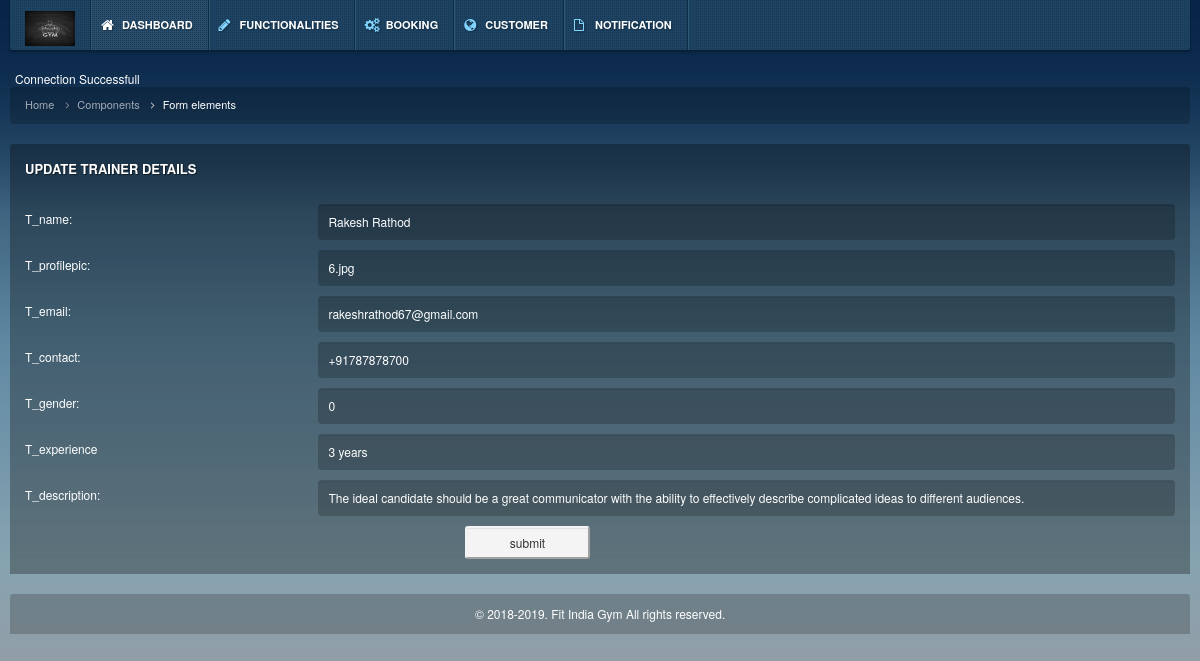
The page /admin/trainer_update.php?id=1&trainer=Rakesh Rathod on the database its author committed.
### tables this page shows
CREATE TABLE `trainer` (
  `T_id` int(11) NOT NULL,
  `T_name` varchar(30) NOT NULL,
  `T_profilepic` varchar(200) NOT NULL,
  `T_email` varchar(30) NOT NULL,
  `T_contact` varchar(13) NOT NULL,
  `T_gender` tinyint(1) NOT NULL,
  `T_specialization` varchar(100) NOT NULL,
  `T_experience` varchar(250) NOT NULL,
  `T_description` varchar(250) NOT NULL
);

### admin/trainer_update.php (the view, shortened to what this page needs)
<?php
include("header.php");
?>
<?php
require_once('../config/connection.php');
if(isset($_GET['id']) && isset($_GET['trainer']))
{
	$id = $_GET['id'];
	$sql="Select * from trainer where T_id='".$id."' ";
	$result=mysqli_query($conn,$sql);
	$row=mysqli_fetch_array($result);
}
?>
<!DOCTYPE html>
<html lang="en">
<head>
    <link href="css/stylesheets.css" rel="stylesheet" type="text/css">
</head>
<body class="bg-img-num1">
        <div class="row">
            <div class="col-md-12">
                <ol class="breadcrumb">
                    <li><a href="#">Home</a></li>
                    <li><a href="#">Components</a></li>
                    <li class="active">Form elements</li>
                </ol>
            </div>
        </div>
        <div class="row">
            <div class="col-md-12">
                <div class="block" >
                    <div class="header">
                        <h2>Update Trainer Details</h2>
                    </div>
					<form method="post">
                    <div class="content controls" >
                        <div class="form-row">
                            <div class="col-md-3">T_name:</div>
                            <div class="col-md-9"><input type="text" class="form-control" name="txttname" value="<?php echo $row['T_name']?>"/></div>
                        </div>
						<div class="form-row">
                            <div class="col-md-3">T_profilepic:</div>
                            <div class="col-md-9"><input type="text" class="form-control" name="txtprofilepic" value="<?php echo $row['T_profilepic']?>"/></div>
                        </div>
						<div class="form-row">
                            <div class="col-md-3">T_email:</div>
                            <div class="col-md-9"><input type="text" class="form-control" name="textemail" value="<?php echo $row['T_email']?>"/></div>
                        </div>
						<div class="form-row">
                            <div class="col-md-3">T_contact:</div>
                            <div class="col-md-9"><input type="text" class="form-control" name="txtcontact" value="<?php echo $row['T_contact']?>"/></div>
                        </div>
						<div class="form-row">
                            <div class="col-md-3">T_gender:</div>
                            <div class="col-md-9">
							<input type="text" class="form-control" name="txtgender" value="<?php echo $row['T_gender']?>"/></div>
                        </div>
						<div class="form-row">
                            <div class="col-md-3">T_experience</div>
                            <div class="col-md-9"><input type="text" class="form-control" name="txtexperience" value="<?php echo $row['T_experience']?>"/></div>
                        </div>
						<div class="form-row">
                            <div class="col-md-3">T_description:</div>
                            <div class="col-md-9"><input type="text" class="form-control" name="txtdescription" value="<?php echo $row['T_description']?>"></div>
                        </div>
                        <div class="form-row" >
                        <div class="col-md-6" style=" padding-left:450px" >
						<input type="submit" class="form-control,btn btn-default" method="post" value="submit" /></div>
                        </div>
                    </div>
                </div>
        </div>
    </div>
</body>
</html>
<?php
include("footer.php");
?>

### admin/css/stylesheet.css (style rules this page uses)
html { height: 100%; min-height: 100%; }
body { background: url('../img/background/bg_num1.jpg') left top repeat-x #082648; font-family: 'Helvetica Neue', 'Helvetica', Arial, sans-serif; color: #FFF; height: 100%; min-height: 100%; font-size: 12px; }
form { margin: 0px; }
a { color: #FFF; outline: 0 !important; }
[class^='col-xs-'], [class^='col-sm-'], [class^='col-md-'], [class^='col-lg-'] { position: relative;min-height: 1px;padding-left: 10px;padding-right: 10px; }
.block .user .info .informer, .block .head h2, .block .header h2, .block .head-panel .hp-info { text-shadow: 1px 1px 1px rgba(0,0,0,0.5); }
.block > div:first-child { -moz-border-top-left-radius: 3px; -webkit-border-top-left-radius: 3px; border-top-left-radius: 3px; -moz-border-top-right-radius: 3px; -webkit-border-top-right-radius: 3px; border-top-right-radius: 3px; }
.block { margin-bottom: 20px; float: left; width: 100%; position: relative; }
.block .header, .block .content, .block .footer, .block .toolbar, .block .header.header-default, .block .content.content-default, .block .toolbar.toolbar-default, .block .footer.footer-defaut { background: rgba(0,0,0,0.3); float: left; width: 100%; }
.block .header, .block .footer, .block .toolbar { padding: 10px; }
.block .header { padding: 10px 15px; }
.block .header h2, .block .head h2 { font-size: 13px; color: #FFF; padding: 0px; margin: 0px; display: block; float: left; text-transform: uppercase; font-weight: bold; }
.block .content { padding: 10px; }
.block .content.controls { padding: 0px 5px 15px 5px; }
.block .footer, .block .header, .block .toolbar, .block .head,.block .header h2, .block .head h2 { line-height: 30px; }
input, select, textarea { display: block;width: 100%; padding: 6px 12px;font-size: 12px;line-height: 1.428571429;vertical-align: middle; border-radius: 3px; -webkit-box-shadow: inset 0 1px 1px rgba(0, 0, 0, 0.075); box-shadow: inset 0 1px 1px rgba(0, 0, 0, 0.075); -webkit-transition: border-color ease-in-out .15s, box-shadow ease-in-out .15s; transition: border-color ease-in-out .15s, box-shadow ease-in-out .15s; }
.form-control { padding: 10px 10px; font-size: 12px; height: 36px; }
.form-control, input, select, select[multiple], textarea { background: rgba(0,0,0,0.2); border-color: transparent; color: #FFF; }
.form-row { float: left; width: 100%; margin-bottom: 10px; line-height: 30px; }
.form-row:first-child { margin-top: 10px; }
.form-row:last-child { margin-bottom: 0px; }
h2 { font-size: 23px; }
h1,h2,h3,h4,h5,h6 { margin-top: 0px; margin-bottom: 10px; }
.breadcrumb { background: rgba(0,0,0,0.2); color: #FFF; padding: 10px 15px; font-size: 11px; }
.breadcrumb > li+li:before { content: "\f105"; font-family: 'FontAwesome'; padding: 0px 8px; }
.breadcrumb > li { color: #FFF; opacity: 0.6; filter: alpha(opacity=60); }
.breadcrumb > li.active { opacity: 1; filter: alpha(opacity=100); color: #FFF; }
.btn-default { border-color: #F4F4F4; background: #F4F4F4; color: #333; }

### admin/css/backgrounds.css (style rules this page uses)
.bg-img-num1 { background: url('../img/background/bg_num1.jpg') left top repeat-x #082648; }

### rows shown on the page
trainer: txttname "Rakesh Rathod", txtprofilepic "6.jpg", textemail "rakeshrathod67@gmail.com", txtcontact "+91787878700", txtgender "0", txtexperience "3 years", txtdescription "The ideal candidate should be a great communicator with the ability to effectively describe complicated ideas to different audiences."
